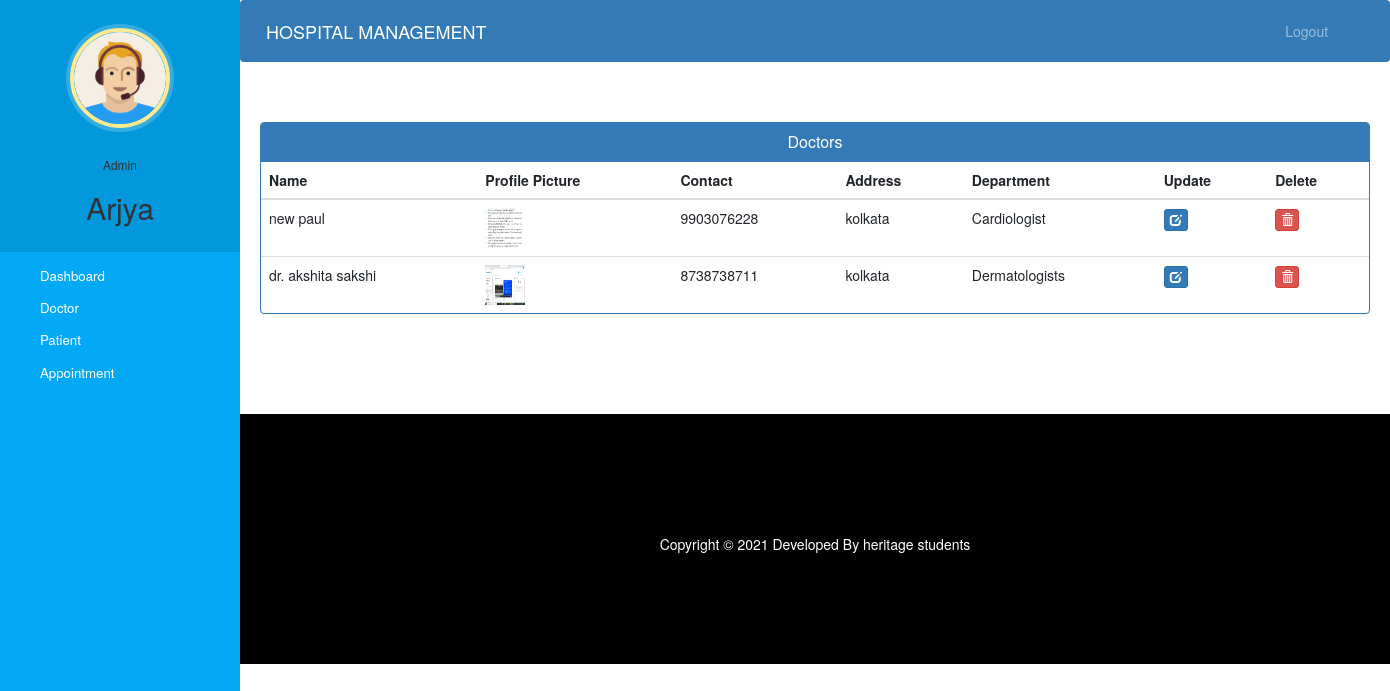
The app's page /admin-view-doctor (signed in) with its own data.
### hospital/models.py (models this page shows, shortened)
class Doctor(models.Model):
    user=models.OneToOneField(User,on_delete=models.CASCADE)
    profile_pic= models.ImageField(upload_to='profile_pic/DoctorProfilePic/',null=True,blank=True)
    address = models.CharField(max_length=40)
    mobile = models.CharField(max_length=20,null=True)
    department= models.CharField(max_length=50,choices=departments,default='Cardiologist')
    status=models.BooleanField(default=False)
    @property
    def get_name(self):
        return self.user.first_name+" "+self.user.last_name

### hospital/views.py (the view)
# urls.py: path('admin-view-doctor', views.admin_view_doctor_view,name='admin-view-doctor'),
@login_required(login_url='adminlogin')
@user_passes_test(is_admin)
def admin_view_doctor_view(request):
    doctors=models.Doctor.objects.all().filter(status=True)
    return render(request,'hospital/admin_view_doctor.html',{'doctors':doctors})

### hospital/views.py (called while the page is built)
def is_admin(user):
    return user.groups.filter(name='ADMIN').exists()

### templates/hospital/admin_view_doctor.html (shortened to what this page needs)
{% extends 'hospital/admin_base.html' %}
{% block content %}
{%load static%}
<head>
  <link href="//netdna.bootstrapcdn.com/bootstrap/3.0.0/css/bootstrap.min.css" rel="stylesheet" id="bootstrap-css">
</head>
<div class="container">
  <div class="panel panel-primary">
    <div class="panel-heading">
      <h6 class="panel-title">Doctors</h6>
    </div>
    <table class="table table-hover" id="dev-table">
      <thead>
        <tr>
          <th>Name</th>
          <th>Profile Picture</th>
          <th>Contact</th>
          <th>Address</th>
          <th>Department</th>
          <th>Update</th>
          <th>Delete</th>
        </tr>
      </thead>
      {% for d in doctors %}
      <tr>
        <td> {{d.get_name}}</td>
        <td> <img src="{% static d.profile_pic.url %}" alt="Profile Pic" height="40px" width="40px" /></td>
        <td>{{d.mobile}}</td>
        <td>{{d.address}}</td>
        <td>{{d.department}}</td>
        <td><a class="btn btn-primary btn-xs" href="{% url 'update-doctor' d.id  %}"><span class="glyphicon glyphicon-edit"></span></a></td>
        <td><a class="btn btn-danger btn-xs" href="{% url 'delete-doctor-from-hospital' d.id  %}"><span class="glyphicon glyphicon-trash"></span></a></td>
      </tr>
      {% endfor %}
    </table>
  </div>
</div>
{% endblock content %}

### templates/hospital/admin_base.html (shortened to what this page needs)
<!DOCTYPE html>
{% load static %}
<html lang="en">
<head>
  <link rel="stylesheet" href="https://stackpath.bootstrapcdn.com/bootstrap/4.3.1/css/bootstrap.min.css">
  <link rel="stylesheet" href="https://maxcdn.bootstrapcdn.com/font-awesome/4.7.0/css/font-awesome.min.css">
  <link rel="stylesheet" href="{% static '/style.css' %}">
</head>
<body>
  <nav class="menu" tabindex="0">
    <header class="avatar">
      <img src="{% static "images/adminpropic.png" %}" />
      <br><br>
      <h6>Admin</h6>
      <h2>{{request.user.first_name}}</h2>
    </header>
    <ul>
      <li tabindex="0" class="icon-dashboard"> <a style="color:white; text-decoration:none;" href="/admin-dashboard"><span>Dashboard</span></a> </li>
      <li tabindex="0" class="icon-customers"> <a style="color:white; text-decoration:none;" href="/admin-doctor"><span>Doctor</span></a></li>
      <li tabindex="0" class="icon-users"> <a style="color:white; text-decoration:none;" href="/admin-patient"><span>Patient</span></a></li>
      <li tabindex="0" class="icon-calendar"> <a style="color:white; text-decoration:none;" href="/admin-appointment"><span>Appointment</span></a></li>
    </ul>
  </nav>
  <main>
    <div class="bs-example">
      <nav class="navbar navbar-expand-md  navbar-dark fixed-top" style="background:#337AB7;">
        <a href="/admin-dashboard" class="navbar-brand">HOSPITAL MANAGEMENT</a>
        <div class="collapse navbar-collapse justify-content-between" id="navbarCollapse">
          <div class="navbar-nav" style=" margin-left: 90%;">
            <a href="/logout" class="nav-item nav-link">Logout</a>
          </div>
        </div>
      </nav>
    </div>
    <br><br>
    {% block content %}
    {% endblock content %}
    <br><br><br><br>
    <footer>
      <br>
      <div class="container">
        <div class="row">
          <div class="col-md-12 col-sm-12">
            <div style="color:#ffffff;" class="wow fadeInUp footer-copyright">
              <p>
                Copyright &copy; 2021 Developed By heritage students </p>
            </div>
          </div>
        </div>
      </div>
    </footer>
  </main>
</body>
</html>

### static/style.css (style rules this page uses)
body { padding-left: 240px; }
main { position: relative; height: 100vh; }
.menu { background: #5bc995; height: 100vh; width: 240px; position: fixed; top: 0px; left: 0; z-index: 5; outline: none; }
.menu .avatar { background: rgba(0, 0, 0, 0.1); padding: 2em 0.5em; text-align: center; }
.menu .avatar img { width: 100px; border-radius: 50%; overflow: hidden; border: 4px solid #ffea92; box-shadow: 0 0 0 4px rgba(255, 255, 255, 0.2); }
.menu .avatar h2 { font-weight: normal; margin-bottom: 0; }
.menu ul { list-style: none; padding: 0.5em 0; margin: 0; }
.menu ul li { padding: 0.5em 1em 0.5em 3em; font-size: 0.95em; font-weight: regular; background-repeat: no-repeat; background-position: left 15px center; background-size: auto 20px; transition: all 0.15s linear; cursor: pointer; }
.menu ul li.icon-dashboard { background-image: url("http://www.entypo.com/images//gauge.svg"); }
.menu ul li.icon-customers { background-image: url("http://www.entypo.com/images//briefcase.svg"); }
.menu ul li.icon-users { background-image: url("http://www.entypo.com/images//users.svg"); }
.menu ul li.icon-calendar { background-image: url("http://www.entypo.com/images//calendar.svg"); }

### templates/hospital/admin_base.html (style rules this page uses)
a:link { text-decoration: none; }
a { color: white; }
footer { padding: 0px 0px 0px 0px; background-color: black; margin: 0px; }
p { text-align: center; }
body { padding-left: 240px; }
main { position: relative; height: 100vh; }
.menu { background: #03a9f4; height: 100vh; width: 240px; position: fixed; top: 0px; left: 0; z-index: 5; outline: none; }
.menu .avatar { background: rgba(0, 0, 0, 0.1); padding: 2em 0.5em; text-align: center; }
.menu .avatar img { width: 100px; border-radius: 50%; overflow: hidden; border: 4px solid #ffea92; box-shadow: 0 0 0 4px rgba(255, 255, 255, 0.2); }
.menu .avatar h2 { font-weight: normal; margin-bottom: 0; }
.menu ul { list-style: none; padding: 0.5em 0; margin: 0; }
.menu ul li { padding: 0.5em 1em 0.5em 3em; font-size: 0.95em; font-weight: regular; background-repeat: no-repeat; background-position: left 15px center; background-size: auto 20px; transition: all 0.15s linear; cursor: pointer; }
.menu ul li.icon-dashboard { background-image: url("http://www.entypo.com/images//gauge.svg"); }
.menu ul li.icon-customers { background-image: url("http://www.entypo.com/images//briefcase.svg"); }
.menu ul li.icon-users { background-image: url("http://www.entypo.com/images//users.svg"); }
.menu ul li.icon-calendar { background-image: url("http://www.entypo.com/images//calendar.svg"); }

### templates/hospital/admin_view_doctor.html (style rules this page uses)
a:link { text-decoration: none; }
h6 { text-align: center; }
.row { margin: 100px; }

### records on screen
Doctor: get_name "new paul", profile_pic (picture), mobile "9903076228", address "kolkata", department "Cardiologist"
Doctor: get_name "dr. akshita sakshi", profile_pic (picture), mobile "8738738711", address "kolkata", department "Dermatologists"

### other values on screen
{{ request.user.first_name }} "Arjya"
